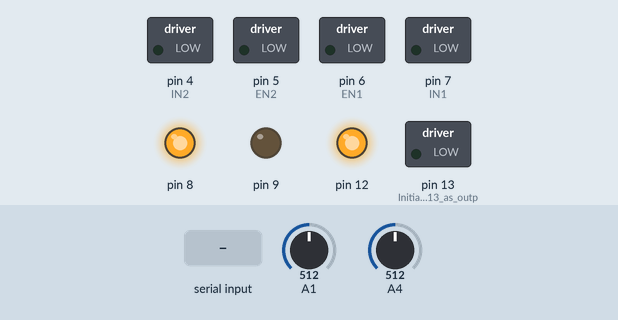
This sketch was run on a simulated Arduino Uno, built with avr-gcc and run on an emulated ATmega328P. Shown: switched loads named in the sketch (green lamp = pin HIGH), output pins drawn as LEDs (lit = HIGH). The inputs (shaded band) are chosen by the test bench; at power-on: A1 = 512, A4 = 512. What the sketch prints to the serial monitor is not drawn.

Above: at 1.2 s.
1.3 s: "z" received over Serial
At 3.2 s:
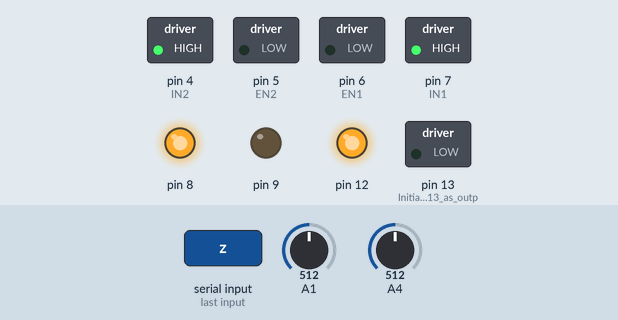
3.8 s: "3" received over Serial
At 4.3 s:
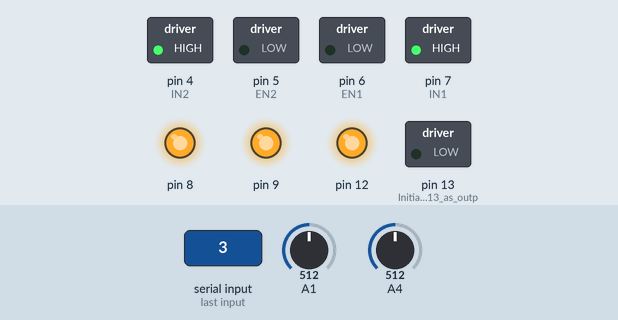
5.3 s: "z" received over Serial
At 6.1 s:
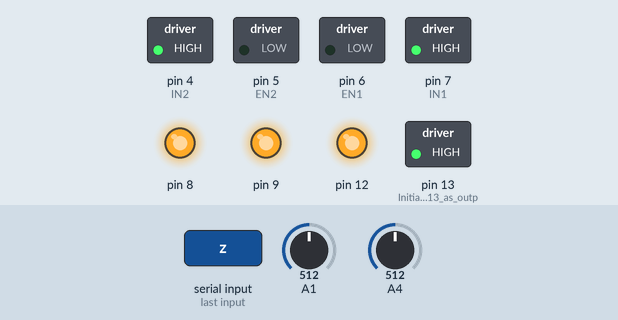
7.8 s: "0" received over Serial
At 8.6 s:
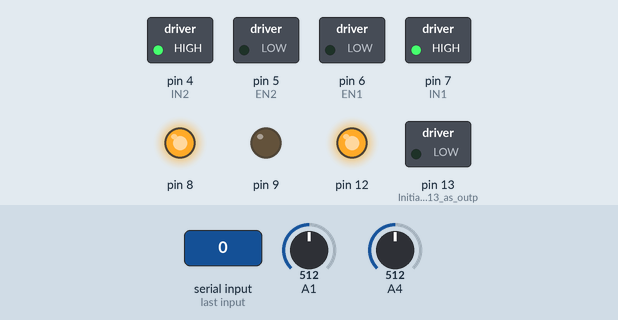
Timing chart, 0 to 10.3 s (numbered marks = the images above; inputs shaded):
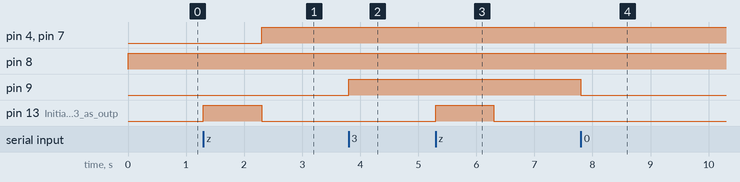

Measured:
- after the input at 1.3 s, pin 4 (IN2), pin 7 (IN1): LOW → HIGH after 1.0 s; pin 13 (Initialize_pin_13_as_outp): LOW → HIGH at once, → LOW 1.0 s later
- after the input at 3.8 s, pin 9: LOW → HIGH at once
- after the input at 5.3 s, pin 13 (Initialize_pin_13_as_outp): LOW → HIGH at once, → LOW 1.0 s later
- after the input at 7.8 s, pin 9: HIGH → LOW at once

The sketch:

Robot_CTF_arduino.ino
```cpp
//This motor shield use Pin 6,5,7,4 to control the motor
// Simply connect your motors to M1+,M1-,M2+,M2-
// Upload the code to Arduino/Roboduino
// Through serial monitor, type 'a','s', 'w','d','x' to control the motor
// www.dfrobot.com
// Last modified on 24/12/2009

int EN1 = 6;
int EN2 = 5;  //Roboduino Motor shield uses Pin 9
int IN1 = 7;
int IN2 = 4; //Latest version use pin 4 instead of pin 8

int can_move = 1;
int can_turn = 1;

void setup()
{
    int i;
   // for(i=6;i<=9;i++) //For Roboduino Motor Shield
   // pinMode(i, OUTPUT);  //set pin 6,7,8,9 to output mode

    for(i=4;i<=7;i++)  //For Arduino Motor Shield
    pinMode(i, OUTPUT);  //set pin 4,5,6,7 to output mode

    pinMode(13, OUTPUT);  // Initialize pin 13 as output for laser
    pinMode(12, OUTPUT);
    pinMode(7, OUTPUT);   //lives
    pinMode(8, OUTPUT);
    pinMode(9, OUTPUT);

    digitalWrite(12, HIGH);

    Serial.begin(115200);

    can_move = 1;
    can_turn = 1;
}

int forward = 0;
int turn = 0;
int i = 0;
int flashing = 0;
void loop()
{

//  int x;

//    Serial.print(i++);
  if(Serial.available()>0)
  {
    char x = Serial.read();

    Serial.print(x);

    if (x >= 'a' && x <= 'u') { //if forward
      forward = ('k' - x) * 10;
    } else if (x >= 'A' && x <= 'U') { //if forward
      turn = ('K' - x) * 10;
    } else if (x == 'z') {
      fireLaser();
    } else if (x == '0') {
      digitalWrite(7, LOW);
      digitalWrite(8, LOW);
      digitalWrite(9, LOW);
    } else if (x == '1') {
      digitalWrite(7, HIGH);
      digitalWrite(8, LOW);
      digitalWrite(9, LOW);
    } else if (x == '2') {
      digitalWrite(7, HIGH);
      digitalWrite(8, HIGH);
      digitalWrite(9, LOW);
    } else if (x == '3') {
      digitalWrite(7, HIGH);
      digitalWrite(8, HIGH);
      digitalWrite(9, HIGH);
    }


    //left wheel


    int left = forward;
    int right = forward;


    if (turn < 0) {
      right += turn;
    } else {
       left -= turn;
    }


    if (left < 0) {
      Motor1(-left, false);
    } else {
      Motor1(left, true);
    }
    //right wheel

    if (right < 0) {
      Motor2(-right, false);
    } else {
      Motor2(right, true);
    }

  }

    int sensorValue1 = analogRead(A1);
    int sensorValue4 = analogRead(A4);

//        Serial.print(sensorValue1);
//        Serial.print(sensorValue4);
    if ((sensorValue1 > 500) || (sensorValue4 > 500)) {
//      if (random(1,10) == 1)
//        if (flashing == 0) {
//        flashing = 1;
        digitalWrite(8, HIGH);
//        delay(300);
//        digitalWrite(8, LOW);
//        delay(100);
//        digitalWrite(8, HIGH);
//        delay(300);
//        digitalWrite(8, LOW);
//        delay(100);
//        digitalWrite(8, HIGH);
//        delay(300);
//        digitalWrite(8, LOW);
//        delay(100);
//        digitalWrite(8, HIGH);
//        delay(300);
//        digitalWrite(8, LOW);
//        delay(100);
//        }
//        flashing = 0;
    }
}


void Motor1(int pwm, boolean reverse)
        {
          analogWrite(EN1,pwm); //set pwm control, 0 for stop, and 255 for maximum speed
         if(reverse)
         {
          digitalWrite(IN1,HIGH);
         }
        else
        {
          digitalWrite(IN1,LOW);
         }
        }

void Motor2(int pwm, boolean reverse)
        {
          analogWrite(EN2,pwm);
         if(reverse)
         {
          digitalWrite(IN2,HIGH);
         }
        else
        {
          digitalWrite(IN2,LOW);
         }
        }


// Call method when fire laser command has been read in through blue tooth
void fireLaser() {
  digitalWrite(13, HIGH);
  delay(1000);
  digitalWrite(13, LOW);
}
```
